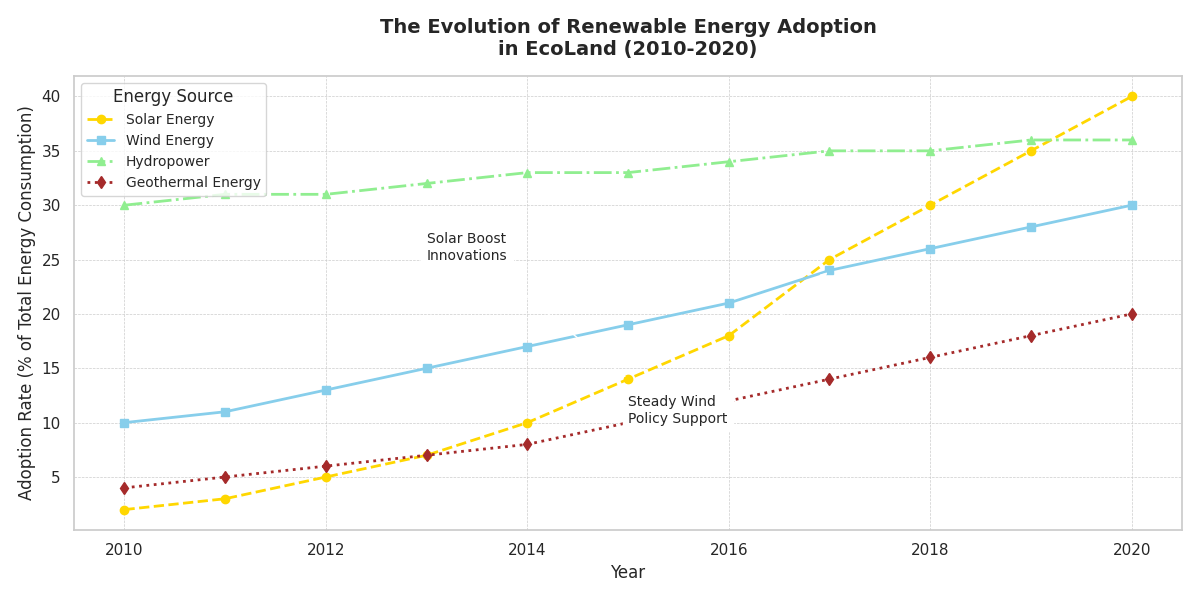

The script that drew this image:
import matplotlib.pyplot as plt
import numpy as np

years = np.arange(2010, 2021)

# Existing data series for energy adoption rates
solar_adoption = [2, 3, 5, 7, 10, 14, 18, 25, 30, 35, 40]
wind_adoption = [10, 11, 13, 15, 17, 19, 21, 24, 26, 28, 30]
hydro_adoption = [30, 31, 31, 32, 33, 33, 34, 35, 35, 36, 36]

# New data series for Geothermal Energy
geothermal_adoption = [4, 5, 6, 7, 8, 10, 12, 14, 16, 18, 20]

plt.figure(figsize=(12, 6))

plt.plot(years, solar_adoption, label='Solar Energy', color='gold', linestyle='--', marker='o', linewidth=2)
plt.plot(years, wind_adoption, label='Wind Energy', color='skyblue', linestyle='-', marker='s', linewidth=2)
plt.plot(years, hydro_adoption, label='Hydropower', color='lightgreen', linestyle='-.', marker='^', linewidth=2)
plt.plot(years, geothermal_adoption, label='Geothermal Energy', color='brown', linestyle=':', marker='d', linewidth=2)

plt.title('The Evolution of Renewable Energy Adoption\nin EcoLand (2010-2020)', fontsize=14, fontweight='bold', pad=15)
plt.xlabel('Year', fontsize=12)
plt.ylabel('Adoption Rate (% of Total Energy Consumption)', fontsize=12)

plt.legend(title="Energy Source", loc='upper left', fontsize=10)
plt.grid(True, which='both', linestyle='--', linewidth=0.5)

plt.annotate('Solar Boost\nInnovations', xy=(2015, 14), xytext=(2013, 25),
             arrowprops=dict(facecolor='black', arrowstyle='->'),
             fontsize=10, backgroundcolor='w')

plt.annotate('Steady Wind\nPolicy Support', xy=(2017, 24), xytext=(2015, 10),
             arrowprops=dict(facecolor='black', arrowstyle='->'),
             fontsize=10, backgroundcolor='w')

plt.tight_layout()
plt.show()
